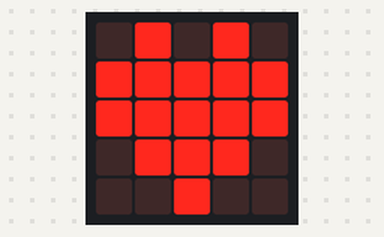
The program below on a simulated BBC micro:bit (MakeCode). Parts: the board's 5×5 LED display.

Above: at 0.1 s.
At 1.7 s:
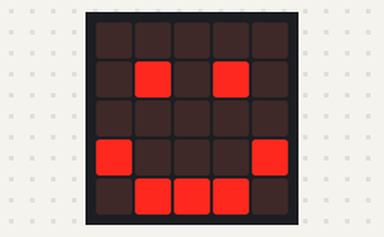
At 5.0 s:
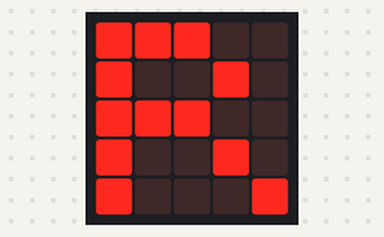
At 6.5 s:
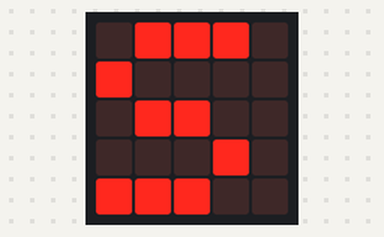
At 8.8 s:
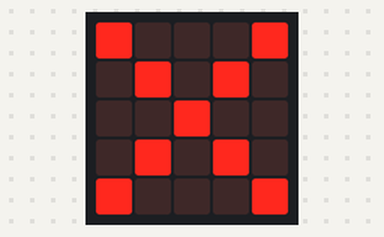
At 11.4 s:
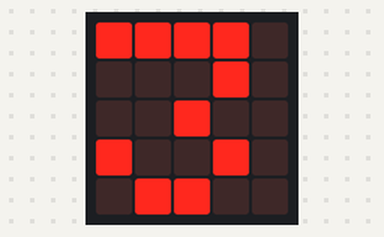

The program:

main.ts
```typescript
basic.forever(function () {
    basic.showIcon(IconNames.Heart)
    basic.pause(1000)
    basic.showIcon(IconNames.Happy)
    basic.pause(2000)
    basic.clearScreen()
    basic.pause(10)
    basic.showString("B")
    basic.pause(10)
    basic.showString("R")
    basic.pause(10)
    basic.showString("A")
    basic.pause(10)
    basic.showString("S")
    basic.pause(10)
    basic.showString("I")
    basic.pause(10)
    basic.showString("L")
    basic.showIcon(IconNames.No)
    basic.pause(2000)
    basic.showString("3")
    basic.pause(1000)
})
```

test.ts
```typescript
// testes vão aqui; isto não será compilado quando este pacote for usado como uma extensão.
```

Measured:
- by itself, everything shown: repeats every 13.1 s, in 11 steps
- what the display in image 1 shows lasts 2.6 s, from 1.6 s to 4.2 s
- what the display in image 2 shows lasts 0.7 s, from 5.0 s to 5.7 s
- what the display in image 5 shows lasts 1.7 s, from 11.4 s to 13.1 s
